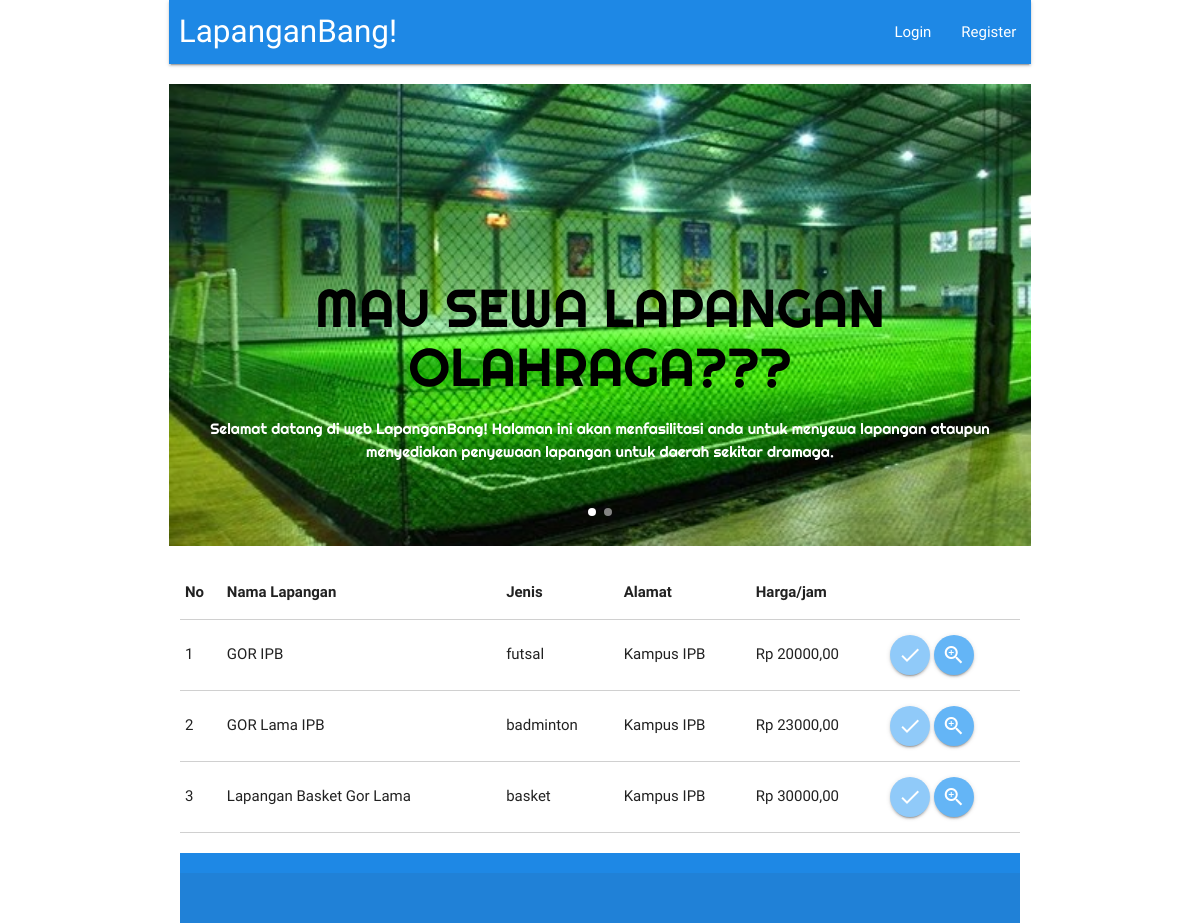
The page / on the database its author committed.
### tables this page shows
CREATE TABLE IF NOT EXISTS `lapangan` (
  `id_lapangan` int(5) NOT NULL,
  `id_penyedia` int(10) NOT NULL,
  `nama_lapangan` varchar(30) NOT NULL,
  `alamat_lapangan` text NOT NULL,
  `harga_lapangan` int(6) NOT NULL,
  `tipe_lapangan` text NOT NULL
);

### index.php (the view, shortened to what this page needs)
<?php
include 'connect.php';
?>
<!DOCTYPE HTML>
<html>
<head>
    <link rel="stylesheet" href="font-awesome.css">
    <link type="text/css" rel="stylesheet" href="css/materialize.css"  media="screen,projection"/>
    <link type="text/css" rel="stylesheet" href="css/icon.css"  media="screen,projection"/>
    <link type="text/css" rel="stylesheet" href="css/style.css"/>
</head>
<body>
<div class="container">
  <div class="row">
      <nav>
        <div class="nav-wrapper blue darken-1">
          <a href="" class="brand-logo" style="margin-left: 10px;">LapanganBang!</a>
            <ul id="nav-mobile" class="right hide-on-med-and-down">
			<?php
			if(isset($_SESSION['login_user'])){
				echo "<li><a href='profile.php'>$login_session</a></li>";
				echo "<li><a href='logout.php'>Logout</a></li>";
				echo "<li><a href='penyediaan.php'>Penyediaan</a></li>";
				echo "<li><a href='status.php'>Status Sewa</a></li>";
			}else{
				echo "<li><a href='login.php?'>Login</a></li>";
				echo "<li><a href='register.php'>Register</a></li>";
			}
			?>
            </ul>
        </div>
      </nav>
  </div>
<div class="row">
  <div class="carousel carousel-slider center" data-indicators="true">
    <div class="carousel-fixed-item center">
       <h2>MAU SEWA LAPANGAN OLAHRAGA???</h2>
       <p class="white-text">Selamat datang di web LapanganBang! Halaman ini akan menfasilitasi anda untuk menyewa lapangan ataupun menyediakan penyewaan lapangan untuk daerah sekitar dramaga.</p>
    </div>
    <a class="carousel-item red white-text" href="#one!">
      <img src="image/LapFutsal.jpg">
    </a>
  </div>
</div>
<div class="row">
<div class="col s12">
      <table class="bordered">
        <thead>
          <tr>
          <th data-field="id">No</th>
              <th data-field="id">Nama Lapangan</th>
              <th data-field="name">Jenis</th>
              <th data-field="name">Alamat</th>
              <th data-field="price">Harga/jam</th>
          </tr>
        </thead>
<?php
	$no = 1;
  $sql = "select * from lapangan";
  $data = mysqli_query($connect, $sql);
  while($d = mysqli_fetch_array($data)){
	?>
      <?php $harga_sewa = $d['harga_lapangan'] ?>
    <div class="responsive-table">
    <tr>
      <td><?php echo $no++; ?></td>
      <td><?php echo $d['nama_lapangan'] ?></td>
      <td><?php echo $d['tipe_lapangan']; ?></td>
      <td><?php echo $d['alamat_lapangan']; ?></td>
      <td><?php echo "Rp ".$harga_sewa.",00"; ?></td>
      <td>
          <a href="lapangan.php?p=<?php echo $d['id_lapangan'] ?>" class="btn-floating blue lighten-3"><i class="material-icons">done</i></a>
          <a href="#zoomlapangan" class="btn-floating blue lighten-2"><i class="material-icons">zoom_in</i></a>
      </td>
    </tr>
    </div>
        <?php
	}
	?>
      </table>
</div>
    </div>
<footer class="page-footer blue darken-1">
          <div class="footer-copyright">
          </div>
        </footer>
        </div>
</body>
</html>

### css/style.css (style rules this page uses)
.carousel { font-family: 'Righteous', cursive; color: #000; }

### rows shown on the page
lapangan: nama_lapangan "GOR IPB", tipe_lapangan "futsal", alamat_lapangan "Kampus IPB", harga_lapangan "20000"
lapangan: nama_lapangan "GOR Lama IPB", tipe_lapangan "badminton", alamat_lapangan "Kampus IPB", harga_lapangan "23000"
lapangan: nama_lapangan "Lapangan Basket Gor Lama", tipe_lapangan "basket", alamat_lapangan "Kampus IPB", harga_lapangan "30000"
